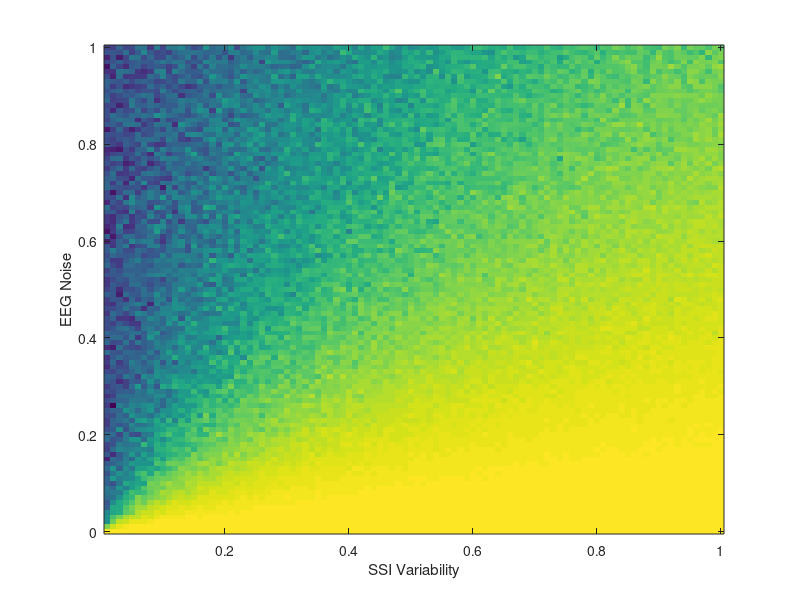

Source code (MATLAB):
function supp_correlationVariability

%% Run Simulation
noise = 0 : 0.01 : 1;
ssivar = 0 : 0.01 : 1;
ntrls = 100;
r = nan(numel(noise),numel(ssivar));

for i = 1 : numel(noise)
    for j = 1 : numel(ssivar)
        
        % set ssi as ones plus variance
        ssi = ones(ntrls,1) + (rand(ntrls,1)*ssivar(j));
        
        % set eeg as ssi plus noise
        eeg = ssi + (rand(ntrls,1)*noise(i));
        
        % correlate
        r(i,j) = corr(ssi,eeg);
    end
end

% plot
imagesc(ssivar(2:end),noise,r(:,2:end)); axis xy
xlabel('SSI Variability'); ylabel('EEG Noise')

